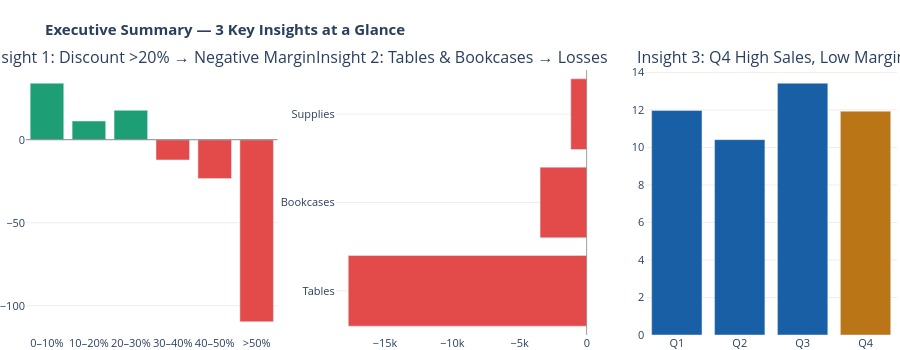

Here is the notebook cell this chart was saved with:
### Markdown cell above
---
## Chapter 5 — Conclusion

This analysis reveals that **Superstore's profitability challenge is not a volume problem — it is a margin problem** caused by three structural issues:

1. **Discounts are too deep.** The company is effectively paying customers to buy certain products.
2. **Two sub-categories are destroying value.** Tables and Bookcases should be re-evaluated or discontinued.
3. **The peak season is underperforming on margin.** The busiest quarter is not the most profitable.

These three levers, if addressed, represent an estimated **$80,000–$100,000 in recoverable annual profit** without requiring any increase in revenue.

---

> *This notebook is part of a Data Analytics portfolio project.*
> *Full dashboard available at: [Streamlit App](#) | [Power BI Report](#)*

### Code cell
# Gráfico resumen final — los 3 insights en un solo visual
fig = make_subplots(
    rows=1, cols=3,
    subplot_titles=[
        "Insight 1: Discount >20% → Negative Margin",
        "Insight 2: Tables & Bookcases → Losses",
        "Insight 3: Q4 High Sales, Low Margin",
    ]
)

# I1: margen por nivel de descuento (promedio global)
disc_avg = df.groupby("Discount Bucket", observed=True)["Profit Margin %"].mean().reset_index()
colors_i1 = [C["green"] if v >= 0 else C["red"] for v in disc_avg["Profit Margin %"]]
fig.add_trace(go.Bar(
    x=disc_avg["Discount Bucket"], y=disc_avg["Profit Margin %"],
    marker_color=colors_i1, showlegend=False,
), row=1, col=1)
fig.add_hline(y=0, line_color=C["gray"], line_width=1, row=1, col=1)

# I2: profit de subcategorías con pérdidas
loss_sc = subcat[subcat["Profit"] < 0].sort_values("Profit")
fig.add_trace(go.Bar(
    x=loss_sc["Profit"], y=loss_sc["Sub-Category"],
    orientation="h", marker_color=C["red"], showlegend=False,
), row=1, col=2)
fig.add_vline(x=0, line_color=C["gray"], line_width=1, row=1, col=2)

# I3: margen Q1–Q4 promedio
q_avg_df = df.groupby("Quarter_num")["Profit Margin %"].mean().reset_index()
q_avg_df["Q"] = "Q" + q_avg_df["Quarter_num"].astype(str)
fig.add_trace(go.Bar(
    x=q_avg_df["Q"], y=q_avg_df["Profit Margin %"],
    marker_color=[C["amber"] if q == "Q4" else C["blue"] for q in q_avg_df["Q"]],
    showlegend=False,
), row=1, col=3)

fig.update_layout(
    title="<b>Executive Summary — 3 Key Insights at a Glance</b>",
    height=350, plot_bgcolor="white", paper_bgcolor="white",
    margin=dict(l=0, r=0, t=70, b=0),
    font=dict(size=11),
)
fig.update_yaxes(showgrid=True, gridcolor="#F0EEE8")
fig.show()

print("\n✅ Storytelling notebook completado.")
print("   Proyecto listo para GitHub y LinkedIn.")

### Figure 1 — Plotly figure (JSON) as saved in the notebook; plotly's stock layout.template omitted (floating-point values rounded to 4 significant figures)
{"data": [{"marker": {"color": ["#1D9E75", "#1D9E75", "#1D9E75", "#E24B4A", "#E24B4A", "#E24B4A"]}, "showlegend": false, "type": "bar", "x": ["0–10%", "10–20%", "20–30%", "30–40%", "40–50%", ">50%"], "xaxis": "x", "y": [34.02, 11.25, 17.68, -12.17, -23.43, -109.7], "yaxis": "y"}, {"marker": {"color": "#E24B4A"}, "orientation": "h", "showlegend": false, "type": "bar", "x": [-17730.0, -3473.0, -1189.0], "xaxis": "x2", "y": ["Tables", "Bookcases", "Supplies"], "yaxis": "y2"}, {"marker": {"color": ["#185FA5", "#185FA5", "#185FA5", "#BA7517"]}, "showlegend": false, "type": "bar", "x": ["Q1", "Q2", "Q3", "Q4"], "xaxis": "x3", "y": [11.97, 10.41, 13.42, 11.93], "yaxis": "y3"}], "layout": {"annotations": [{"font": {"size": 16}, "showarrow": false, "text": "Insight 1: Discount >20% → Negative Margin", "x": 0.1444, "xanchor": "center", "xref": "paper", "y": 1, "yanchor": "bottom", "yref": "paper"}, {"font": {"size": 16}, "showarrow": false, "text": "Insight 2: Tables & Bookcases → Losses", "x": 0.5, "xanchor": "center", "xref": "paper", "y": 1, "yanchor": "bottom", "yref": "paper"}, {"font": {"size": 16}, "showarrow": false, "text": "Insight 3: Q4 High Sales, Low Margin", "x": 0.8556, "xanchor": "center", "xref": "paper", "y": 1, "yanchor": "bottom", "yref": "paper"}], "font": {"size": 11}, "height": 350, "margin": {"b": 0, "l": 0, "r": 0, "t": 70}, "paper_bgcolor": "white", "plot_bgcolor": "white", "shapes": [{"line": {"color": "#888888", "width": 1}, "type": "line", "x0": 0, "x1": 1, "xref": "x domain", "y0": 0, "y1": 0, "yref": "y"}, {"line": {"color": "#888888", "width": 1}, "type": "line", "x0": 0, "x1": 0, "xref": "x2", "y0": 0, "y1": 1, "yref": "y2 domain"}], "title": {"text": "<b>Executive Summary — 3 Key Insights at a Glance</b>"}, "xaxis": {"anchor": "y", "domain": [0, 0.2889]}, "xaxis2": {"anchor": "y2", "domain": [0.3556, 0.6444]}, "xaxis3": {"anchor": "y3", "domain": [0.7111, 1]}, "yaxis": {"anchor": "x", "domain": [0, 1], "gridcolor": "#F0EEE8", "showgrid": true}, "yaxis2": {"anchor": "x2", "domain": [0, 1], "gridcolor": "#F0EEE8", "showgrid": true}, "yaxis3": {"anchor": "x3", "domain": [0, 1], "gridcolor": "#F0EEE8", "showgrid": true}}}
